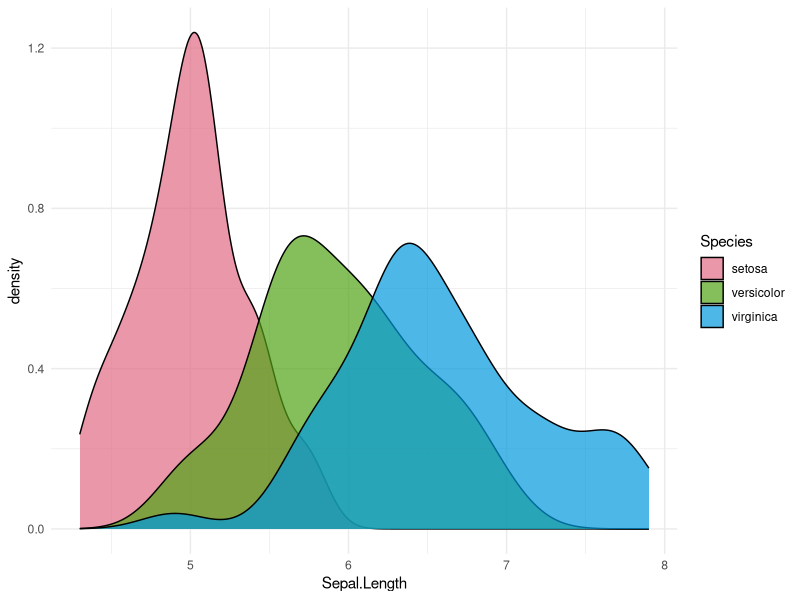
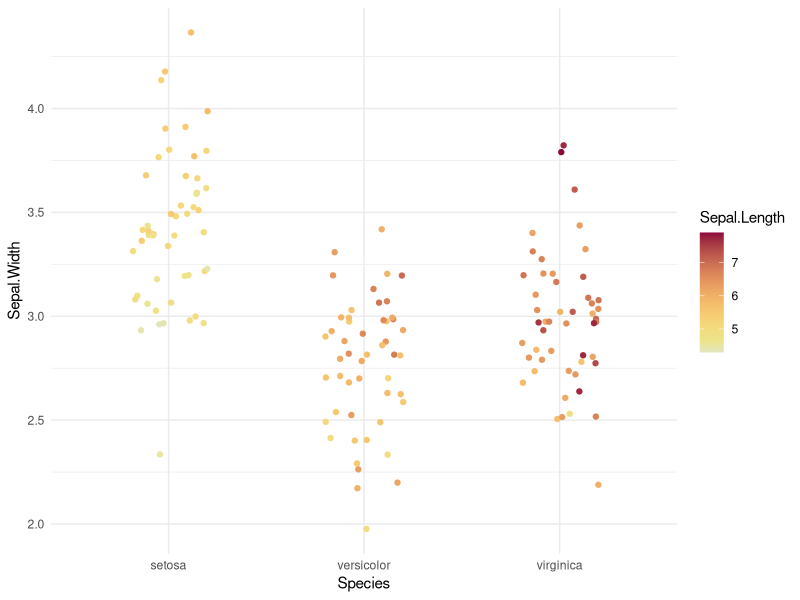
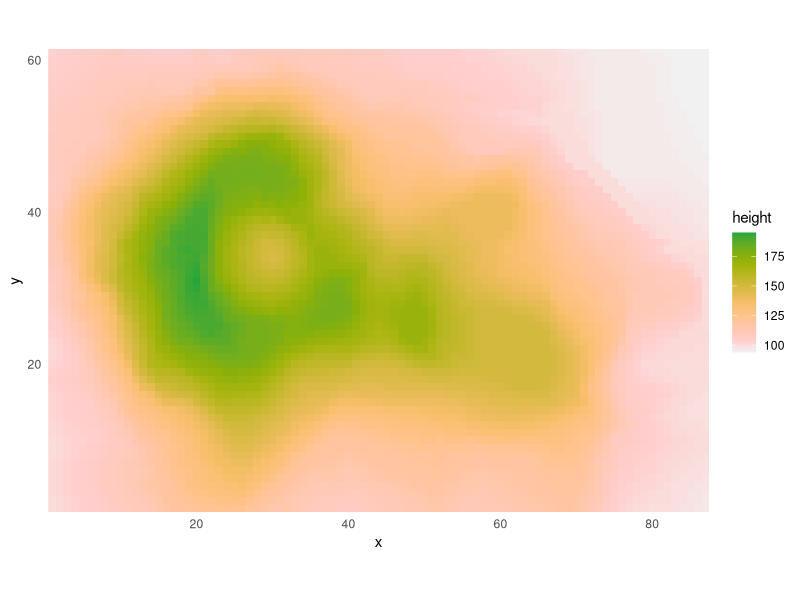
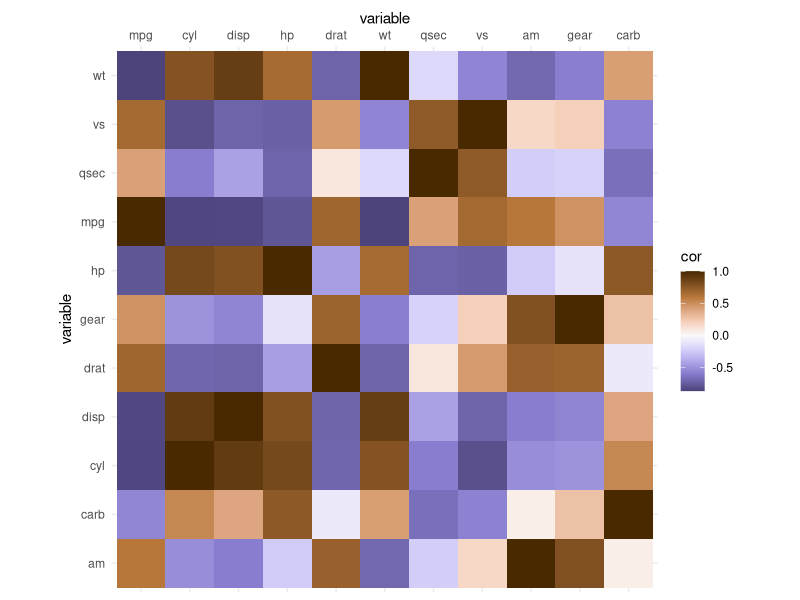
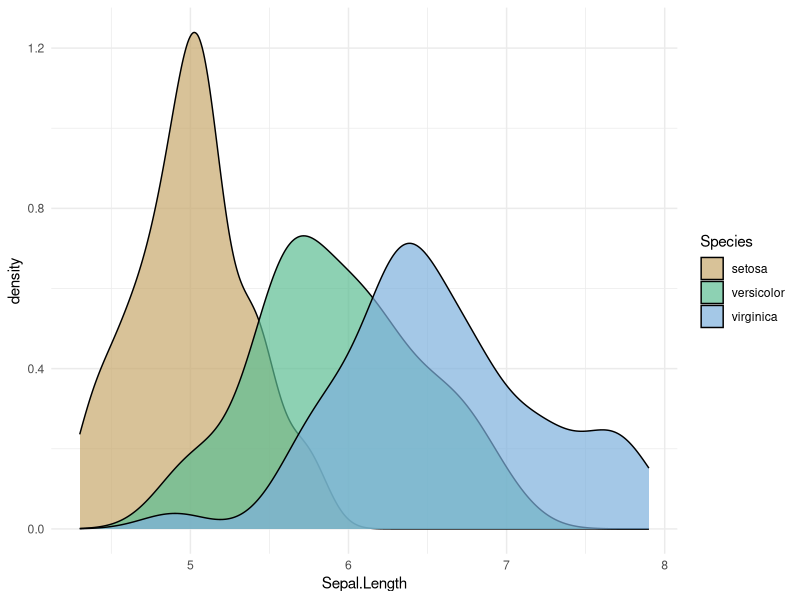
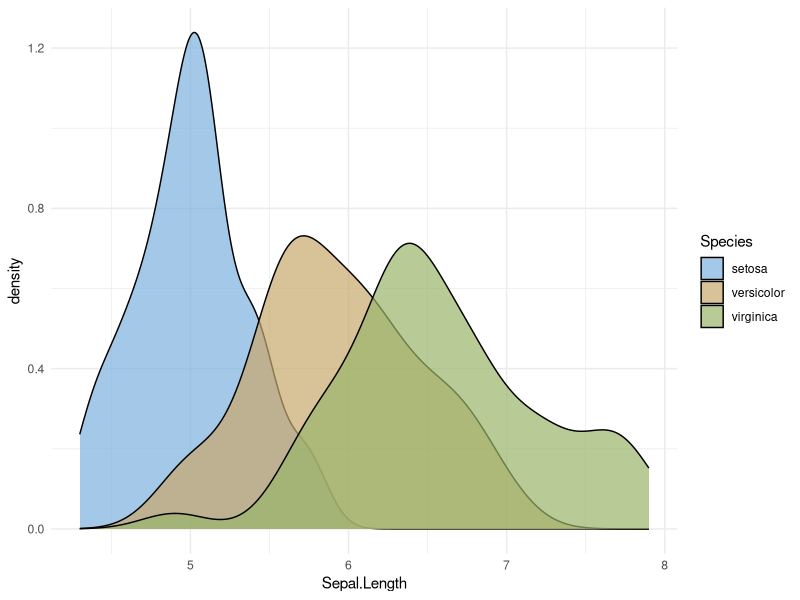
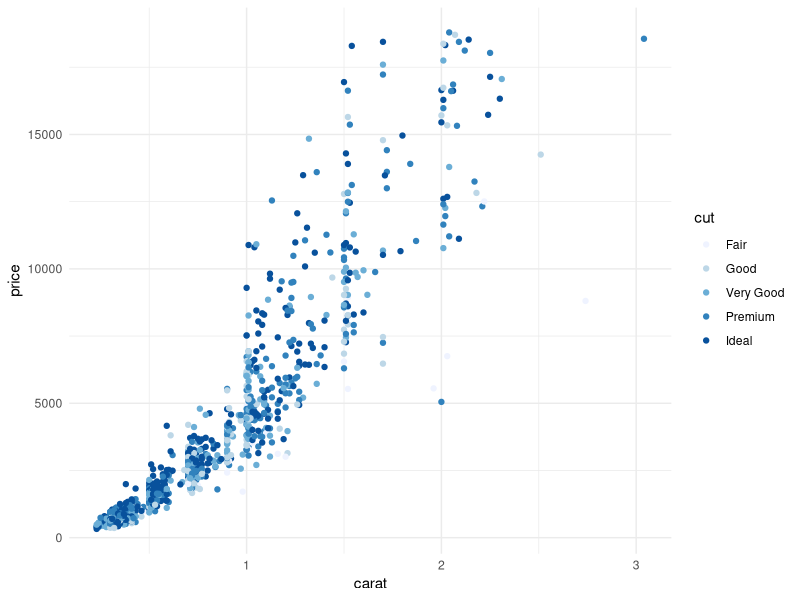
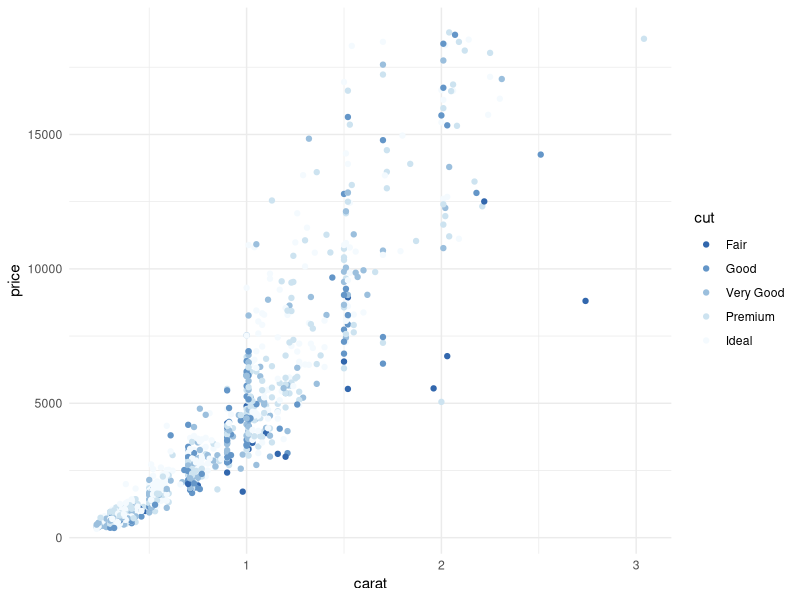

These charts were generated, in order, by the following R code:
## ---- chunk 1
library(ggplot2)
library(colorspace)
theme_set(theme_minimal())
## ---- chunk 2
ggplot(iris, aes(x = Sepal.Length, fill = Species)) + geom_density(alpha = 0.7) +
  scale_fill_discrete_qualitative()
## ---- chunk 3
ggplot(iris, aes(x = Species, y = Sepal.Width, color = Sepal.Length)) + geom_jitter(width = 0.2) +
  scale_color_continuous_sequential(palette = "Heat")
## ---- chunk 4
nx = 87
ny = 61
df <- data.frame(height = c(volcano), x = rep(1:nx, ny), y = rep(1:ny, each = nx))
ggplot(df, aes(x, y, fill=height)) + 
  geom_raster() + 
  coord_fixed(expand = FALSE) +
  scale_fill_continuous_sequential(palette = "Terrain")
## ---- chunk 5
cm <- cor(mtcars)
df_wide <- as.data.frame(cm)
df_long <- stack(df_wide)
names(df_long) <- c("cor", "var1")
df_long <- cbind(df_long, var2 = rep(rownames(cm), length(rownames(cm))))
ggplot(df_long, aes(var1, var2, fill=cor)) + 
  geom_tile() + 
  coord_fixed() +
  ylab("variable") +
  scale_x_discrete(position = "top", name = "variable") +
  scale_fill_continuous_diverging("Purple-Brown")
## ---- chunk 6
ggplot(iris, aes(x = Sepal.Length, fill = Species)) + geom_density(alpha = 0.7) +
  scale_fill_discrete_qualitative(palette = "Harmonic")
## ---- chunk 7
ggplot(iris, aes(x = Sepal.Length, fill = Species)) + geom_density(alpha = 0.7) +
  scale_fill_discrete_qualitative(palette = "Harmonic", nmax = 5, order = c(5, 1, 2))
## ---- chunk 8
dsamp <- diamonds[sample(nrow(diamonds), 1000), ]
gg <- ggplot(dsamp, aes(carat, price, color = cut)) + geom_point()
gg + scale_color_brewer(palette = "Blues")
## ---- chunk 9
gg + scale_color_discrete_sequential(palette = "Blues", nmax = 6, order = 5:1)
## ---- chunk 10
ggplot(iris, aes(x = Species, y = Sepal.Width, color = Sepal.Length)) + geom_jitter(width = 0.2) +
  scale_color_continuous_sequential(palette = "Terrain")
## ---- chunk 11
ggplot(iris, aes(x = Species, y = Sepal.Width, color = Sepal.Length)) + geom_jitter(width = 0.2) +
  scale_color_continuous_sequential(palette = "Terrain", h2 = 80)
## ---- chunk 12
set.seed(100)
df <- data.frame(country = LETTERS, V = runif(26, -40, 40))
df$country = factor(LETTERS, LETTERS[order(df$V)]) # reorder factors
gg <- ggplot(df, aes(x = country, y = V, fill = V)) +
  geom_bar(stat = "identity") +
  labs(y = "Under/over valuation in %", x = "Country") +
  coord_flip()

gg + scale_fill_continuous_diverging(palette = "Blue-Red 3")
## ---- chunk 13
gg + scale_fill_continuous_diverging(palette = "Blue-Red 3", l1 = 20, l2 = 100, p1 = 1)
## ---- chunk 14
ggplot(iris, aes(x = Species, y = Sepal.Width, color = Sepal.Length)) + geom_jitter(width = 0.2) +
  scale_color_continuous_sequential(palette = "Viridis")
## ---- chunk 15
ggplot(iris, aes(x = Species, y = Sepal.Width, color = Sepal.Length)) + geom_jitter(width = 0.2) +
  scale_color_continuous_sequential(palette = "Viridis", begin = 0.15, end = 0.9) 
## ---- chunk 16
ggplot(iris, aes(x = Species, y = Sepal.Width, color = Sepal.Length)) + geom_jitter(width = 0.2) +
  scale_color_continuous_sequential(palette = "Viridis", rev = TRUE)
## ---- chunk 17
hcl_palettes("qualitative", plot = TRUE)
## ---- chunk 18
hcl_palettes("sequential (single-hue)", plot = TRUE)
## ---- chunk 19
hcl_palettes("sequential (multi-hue)", plot = TRUE)
## ---- chunk 20
hcl_palettes("diverging", plot = TRUE)
